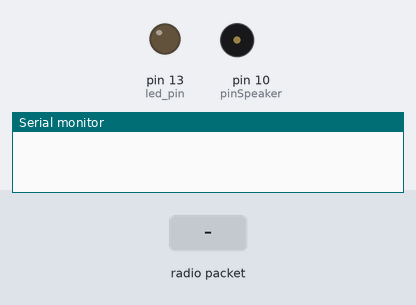
The sketch below on a simulated Arduino Uno, built with avr-gcc and run on an emulated ATmega328P. Parts: output pins drawn as LEDs (lit = HIGH), buzzer (waves = sounding), the last lines printed to the serial monitor. The inputs (shaded band) are chosen by the test bench. No radio packets arrive unless stated.

Above: at 1.2 s.
1.3 s: radio packet "1" arrives
At 1.49 s:
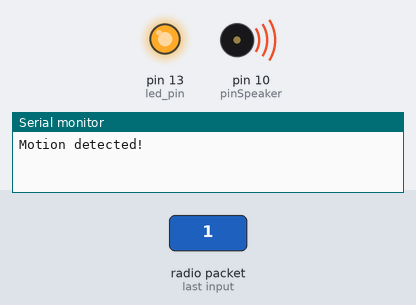
At 2.8 s:
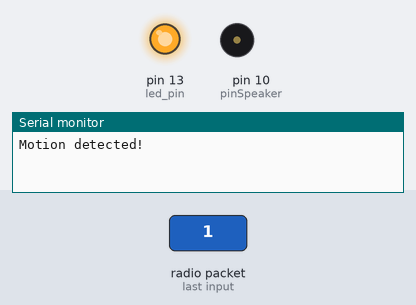
3.1 s: radio packet "0" arrives
At 4.0 s:
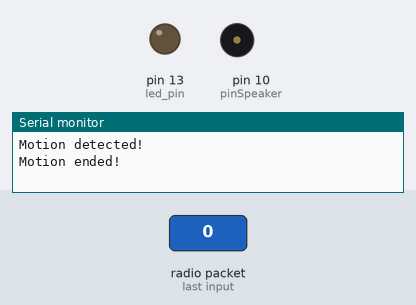
Timing chart, 0 to 6.1 s (numbered marks = the images above; inputs shaded):
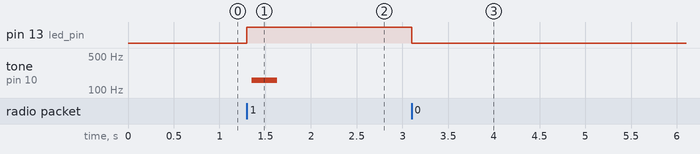

The sketch:

pirAlarm_Receiver.ino
```cpp
// Include VirtualWire library
#include <VirtualWire.h>

// Pins definition
const int led_pin = 13;
const int receive_pin = 12;
int pinSpeaker = 10;

void setup()
{
   Serial.begin(9600); // Debugging only
   // Initialise the IO and ISR
   vw_set_rx_pin(receive_pin);
   vw_setup(4000); // Transmission rate
   // Start the receiver PLL
   vw_rx_start();
   // Set LED pin and Buzzer
   pinMode(led_pin, OUTPUT);
   pinMode(pinSpeaker, OUTPUT);
}

void loop()
{
   uint8_t buf[VW_MAX_MESSAGE_LEN];
   uint8_t buflen = VW_MAX_MESSAGE_LEN;

   // Check if a message was received
    if (vw_get_message(buf, &buflen))
    {
      if(buf[0]=='1')
      {
      Serial.println("Motion detected!");
      digitalWrite(led_pin,1);
      playTone(300, 160);
      delay(150);
      }
     if(buf[0]=='0')
     {
     Serial.println("Motion ended!");
     digitalWrite(led_pin,0);
     playTone(0, 0);
     delay(300);
     }
   }
}

// duration in mSecs, frequency in hertz
void playTone(long duration, int freq)
{
    duration *= 1000;
    int period = (1.0 / freq) * 1000000;
    long elapsed_time = 0;
    while (elapsed_time < duration)
    {
    digitalWrite(pinSpeaker,HIGH);
    delayMicroseconds(period / 2);
    digitalWrite(pinSpeaker, LOW);
    delayMicroseconds(period / 2);
    elapsed_time += (period);
   }
}
```

Measured:
- after the input at 1.3 s, pin 13 (led_pin): LOW → HIGH at once; tone on pin 10 (pinSpeaker): silent → 160 Hz after 0.05 s, → silent 0.28 s later
- after the input at 3.1 s, pin 13 (led_pin): HIGH → LOW at once
